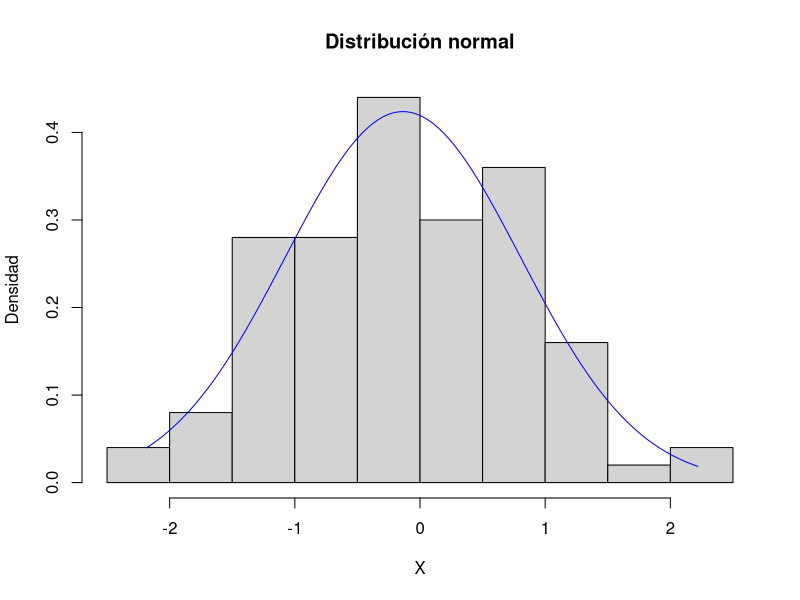
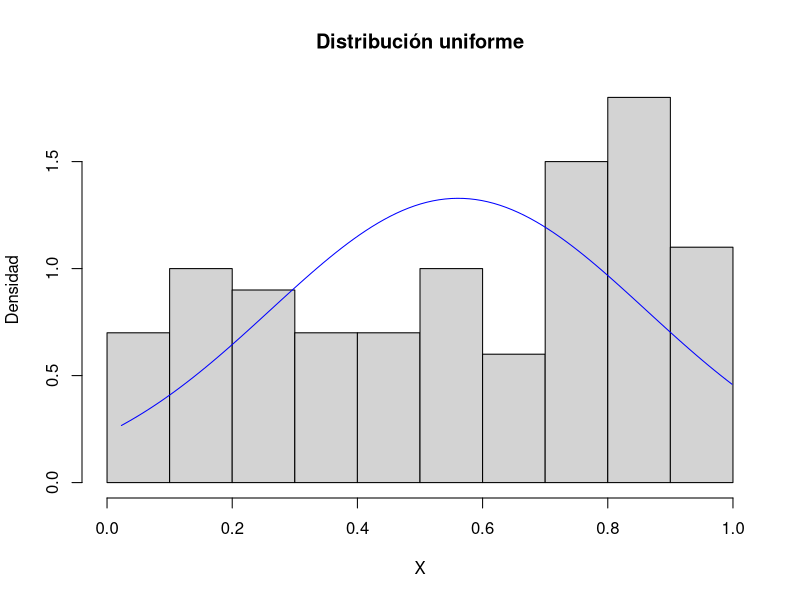

Write R code to recreate these figures, in order.
# La prueba de Shapiro-Wilk es una de las más utilizadas y eficientes para comprobar la normalidad de una variable, auarnque el tamaño de la muestra debe ser menor de 5000. En caso de tener más pueden usarse alguna de las muchas pruebas de normalidad que hay.

# Test de normalidad de Shapiro-Wilk
set.seed(10)
x <- rnorm(100) # Creamos una variable normal con 100 valores
x.test <- shapiro.test(x)
print(x.test)
 
x2 <- runif(100) # Creamos una variable con distribución uniforme (no normal) con 100 valores
x2.test <- shapiro.test(x2)
print(x2.test)
 
# En este caso p < 0.05 por lo que podemos rechazar que la distribución sea de tipo normal.

# Podemos hacer unos gráficos superponiendo la distribución normal al histograma de frecuencias. Para ello hemos creado la función plotn() que lo hace. Es fácil modificarla para añadir más opciones para los gráficos.

# Dado un vector dibuja el histograma asociado y la distribución normal
 
plotn <- function(x,main="Histograma de frecuencias \ny distribución normal",
                  xlab="X",ylab="Densidad") {
  min <- min(x)
  max <- max(x)
  media <- mean(x)
  dt <- sd(x)
 
  hist(x,freq=F,main=main,xlab=xlab,ylab=ylab)
  curve(dnorm(x,media,dt), min, max,add = T,col="blue")
}
 
plotn(x,main="Distribución normal")
plotn(x2,main="Distribución uniforme")
